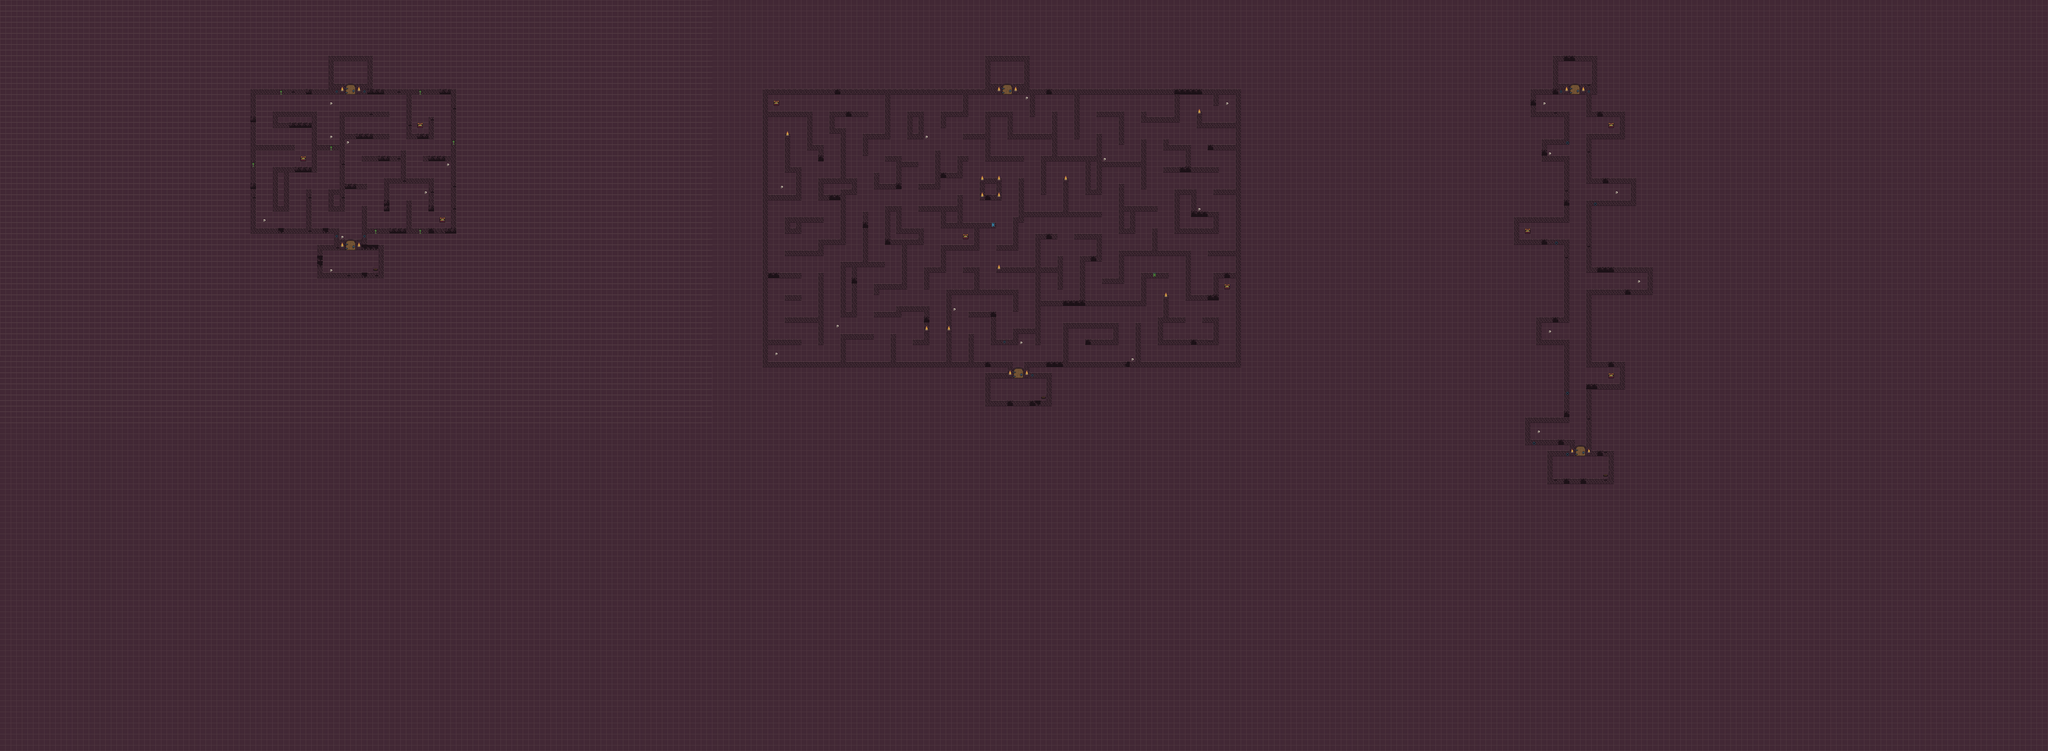

The image is a tile-based game level rendered from a .tmx file. Its description and source (layers, tilesets, objects; grid data summarised) follow:
An orthogonal 368x135 tile map with 16x16 px tiles, 6 tile layers (bottom, top, startdoor, enddoor, ...).

<map version="1.10" tiledversion="1.10.0" orientation="orthogonal" renderorder="right-down" width="368" height="135" tilewidth="16" tileheight="16" infinite="0" nextlayerid="9" nextobjectid="1">
 <tileset firstgid="1" name="tileset" tilewidth="16" tileheight="16" tilecount="512" columns="32">
  <image source="main_tileset/0x72_16x16DungeonTileset.v5.png" width="512" height="256" />
 </tileset>
 <layer id="1" name="bottom" width="368" height="135">
  <data>[49680 cells, 49680 non-empty, 4 distinct tile ids]</data>
 </layer>
 <layer id="2" name="top" width="368" height="135">
  <data>[49680 cells, 1852 non-empty, 7 distinct tile ids]</data>
 </layer>
 <layer id="4" name="startdoor" width="368" height="135">
  <data>[49680 cells, 12 non-empty, 4 distinct tile ids]</data>
 </layer>
 <layer id="5" name="enddoor" width="368" height="135">
  <data>[49680 cells, 12 non-empty, 4 distinct tile ids]</data>
 </layer>
 <layer id="6" name="keys" width="368" height="135">
  <data>[49680 cells, 9 non-empty, 1 distinct tile ids]</data>
 </layer>
 <layer id="3" name="decorations" width="368" height="135">
  <data>[49680 cells, 211 non-empty, 17 distinct tile ids]</data>
 </layer>
</map>
